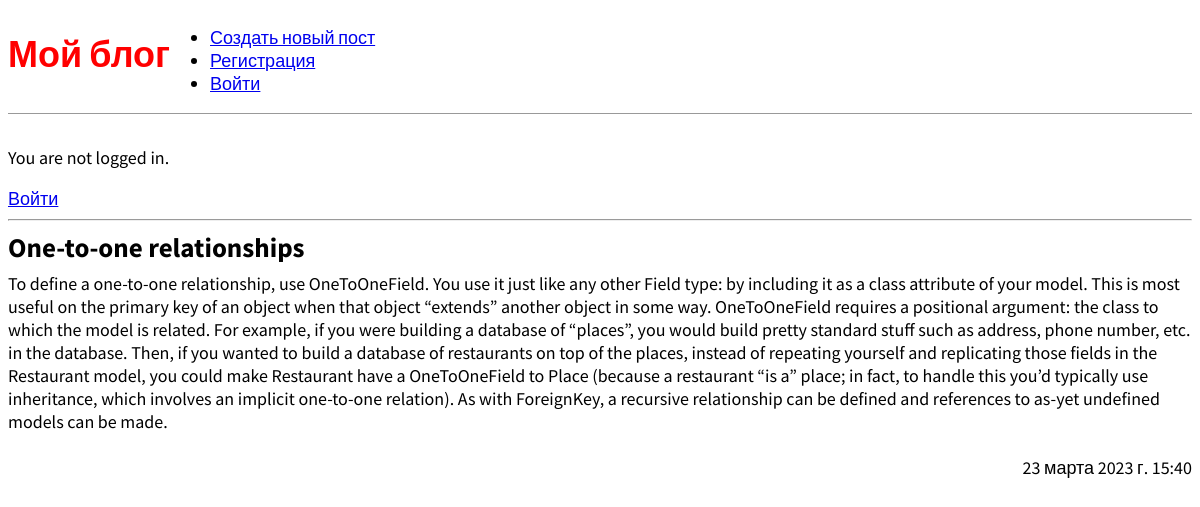
Screenshot of /post/3/ with the database file from the repository.
### blog/models.py (models this page shows, shortened)
class Post(models.Model):
    title = models.CharField(max_length=200)  # Строковое поле, для строк малого и большого размера.
    author = models.ForeignKey(
        'auth.User',
        on_delete=models.CASCADE,  # Если удалиться пользователь, то и его статьи удаляться(каскадное отношение)
    )
    body = models.TextField()  # Большое текстовое поле
    time_create = models.DateTimeField(default=datetime.datetime.now())

### blog/views.py (the view)
# urls.py: path("post/<int:pk>/", BlogDetailView.as_view(), name='post_detail'),
class BlogDetailView(DetailView):
    model = Post
    template_name = 'post_detail.html'

### templates/post_detail.html
{% extends 'base.html' %}
{% block content %}
  <div class="post-entry">
    <h2>{{ object.title }}</h2>
    <p>{{ object.body }}</p>
    <br>
    <p style="text-align: right;">{{ object.time_create }}</p>
  </div>
{% endblock content %}

### static/css/base.css (style rules this page uses)
body { font-family: 'Source Sans Pro', sans-serif; font-size: 18px; }
.post-entry { margin-bottom: 2rem; }
.post-entry h2 { margin: 0.5rem 0; }
.post-entry p { margin: 0; font-weight: 400; }

### rows the page displays
Post: title "One-to-one relationships", body "To define a one-to-one relationship, use OneToOneField. You use it just like any other Field type: by including it as a class attribute of your model. This is most useful on the primary key of an object when that object “extends” another object in some way. OneToOneField requires a positional argument: the class to which the model is related. For example, if you were building a database of “places”, you would build pretty standard stuff such as address, phone number, etc. in the database. Then, if you wanted to build a database of restaurants on top of the places, instead of repeating yourself and replicating those fields in the Restaurant model, you could make Restaurant have a…", time_create "23 марта 2023 г. 15:40"
